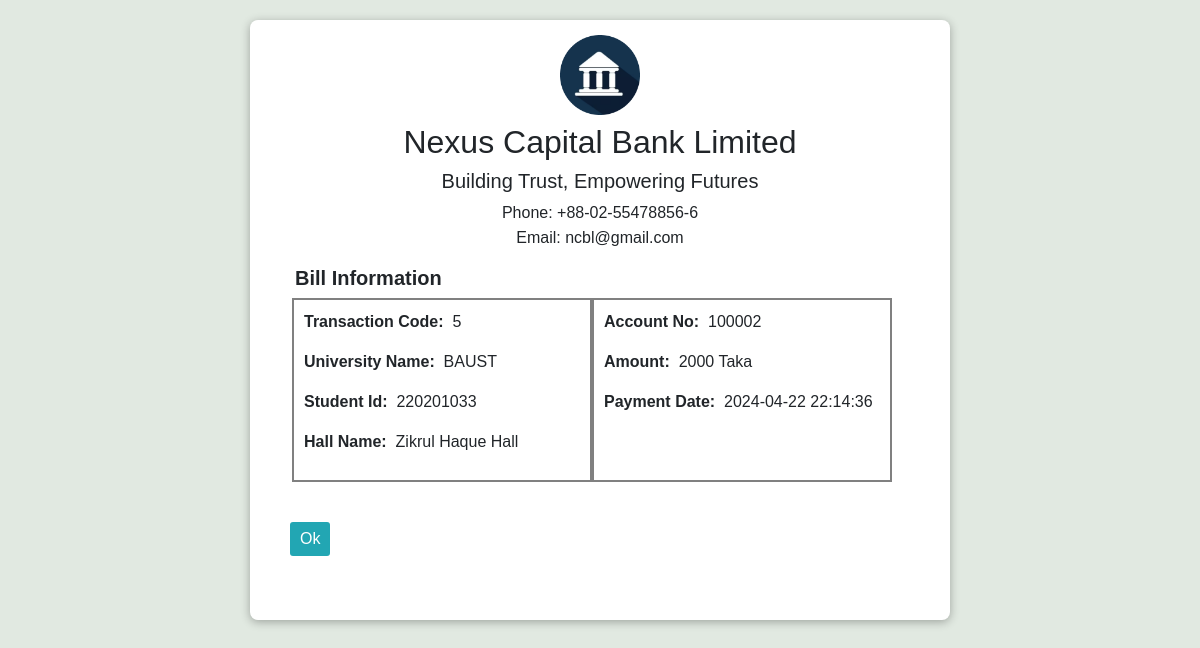
Page /personal_account/hall_invoice.php on the committed database.
### tables this page shows
CREATE TABLE `university_bill_payment` (
  `payment_id` int(11) NOT NULL,
  `account_no` int(11) NOT NULL,
  `payment_type` text DEFAULT NULL,
  `student_id` int(11) DEFAULT NULL,
  `university_name` text DEFAULT NULL,
  `hall_name` text DEFAULT NULL,
  `department` text DEFAULT NULL,
  `batch` int(11) DEFAULT NULL,
  `amount` int(11) DEFAULT NULL,
  `date_time` datetime DEFAULT NULL
);

### personal_account/hall_invoice.php (the view, shortened to what this page needs)
<!DOCTYPE html>
<html lang="en">
<head>
    <link rel="stylesheet" href="../bootstrap/bootstrap_css.css">
</head>
<?php
include("../database.php");
$bill = mysqli_fetch_assoc(mysqli_query($con, "select * from university_bill_payment where payment_id=(SELECT MAX(payment_id) from university_bill_payment)"));
?>
<body>
    <div class="cnt">
        <div class="text-center">
            <img class="logo" src="../logo/logo.png" alt="Bank Logo">
            <h2 class="mt-2">Nexus Capital Bank Limited</h2>
            <h5>Building Trust, Empowering Futures</h5>
            <p class="phone">Phone: +88-02-55478856-6</p>
            <p class="email">Email: ncbl@gmail.com</p>
        </div>
        <h5 style="margin-left: 45px; font-weight:bold;">Bill Information</h5>
        <div style="margin-left: 30px;" class="container d-flex">
            <div class="d">
                <div class="d-flex">
                    <label>Transaction Code:</label>&nbsp;&nbsp;<p><?php echo $bill['payment_id'] ?></p>
                </div>
                <div class="d-flex">
                    <label>University Name:</label>&nbsp;&nbsp;<p><?php echo $bill['university_name'] ?></p>
                </div>
                <div class="d-flex">
                    <label>Student Id:</label>&nbsp;&nbsp;<p><?php echo $bill['student_id'] ?></p>
                </div>
                <div class="d-flex">
                    <label>Hall Name:</label>&nbsp;&nbsp;<p><?php echo $bill['hall_name'] ?></p>
                </div>
            </div>
            <div class="d">
                <div class="d-flex">
                    <label>Account No:</label>&nbsp;&nbsp;<p><?php echo $bill['account_no'] ?></p>
                </div>
                <div class="d-flex">
                    <label>Amount:</label>&nbsp;&nbsp;<p><?php echo $bill['amount'] . " Taka" ?></p>
                </div>
                <div class="d-flex">
                    <label>Payment Date:</label>&nbsp;&nbsp;<p><?php echo $bill['date_time'] ?></p>
                </div>
            </div>
        </div>
   <a href="bill_payment.php"><button class="bb">Ok</button></a>
    </div>
</body>
</html>

### personal_account/hall_invoice.php (style rules this page uses)
body { background-color: #e1e9e1; font-family: Arial, sans-serif; margin: 0; padding: 0; display: flex; justify-content: center; }
.cnt { background-color: white; margin-top: 20px; height: 600px; width: 700px; border-radius: 8px; box-shadow: 0 2px 10px rgba(0, 0, 0, 0.3); }
.logo { height: 80px; width: 80px; margin-top: 15px; }
.email { margin-top: -15px; }
.d { border: 2px solid gray; width: 300px; padding: 10px; }
.d label { font-weight: bold; }
.bb { border: none; background-color: #22a6b3; color: white; border-radius: 3px; padding: 5px 10px; margin: 40px; }

### rows in the picture
university_bill_payment: payment_id "5", university_name "BAUST", student "220201033", hall_name "Zikrul Haque Hall", account_no "100002", amount "2000", date_time "2024-04-22 22:14:36"
